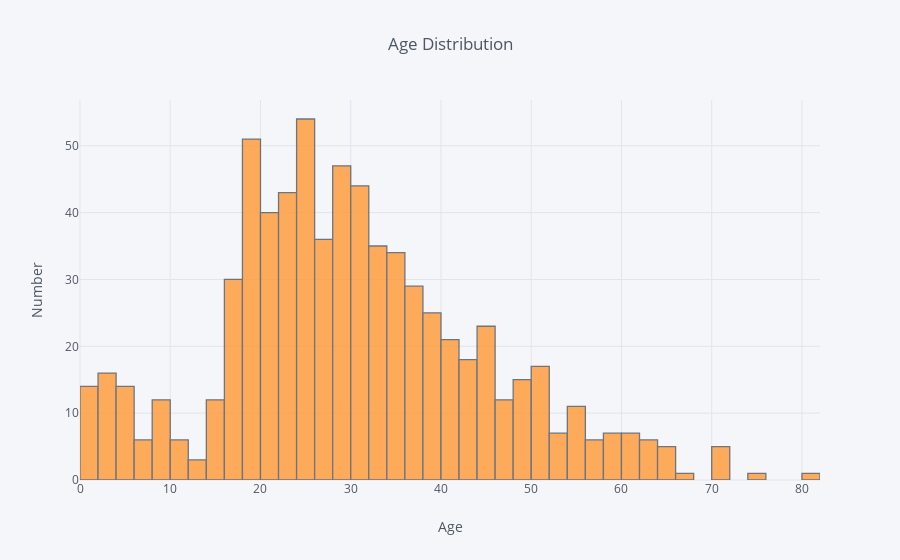

Notebook source saved alongside this figure:
### Code cell
train_data['Age'].iplot(kind='hist', bins=40, title='Age Distribution', xTitle='Age', yTitle='Number')

### Figure 1 — Plotly figure (JSON) as saved in the notebook; plotly's stock layout.template omitted (floating-point values rounded to 4 significant figures; data arrays with more than 128 entries replaced by an {"elided": "..."} marker saying what was removed)
{"data": [{"histfunc": "count", "histnorm": "", "marker": {"color": "rgba(255, 153, 51, 1.0)", "line": {"color": "#4D5663", "width": 1.3}}, "name": "Age", "nbinsx": 40, "opacity": 0.8, "orientation": "v", "type": "histogram", "uid": "e9150edf-715f-4f5a-98f4-11e7bb9665b4", "x": {"elided": "891 float values"}}], "layout": {"barmode": "overlay", "legend": {"bgcolor": "#F5F6F9", "font": {"color": "#4D5663"}}, "paper_bgcolor": "#F5F6F9", "plot_bgcolor": "#F5F6F9", "title": {"font": {"color": "#4D5663"}, "text": "Age Distribution"}, "xaxis": {"gridcolor": "#E1E5ED", "showgrid": true, "tickfont": {"color": "#4D5663"}, "title": {"font": {"color": "#4D5663"}, "text": "Age"}, "zerolinecolor": "#E1E5ED"}, "yaxis": {"gridcolor": "#E1E5ED", "showgrid": true, "tickfont": {"color": "#4D5663"}, "title": {"font": {"color": "#4D5663"}, "text": "Number"}, "zerolinecolor": "#E1E5ED"}}}
